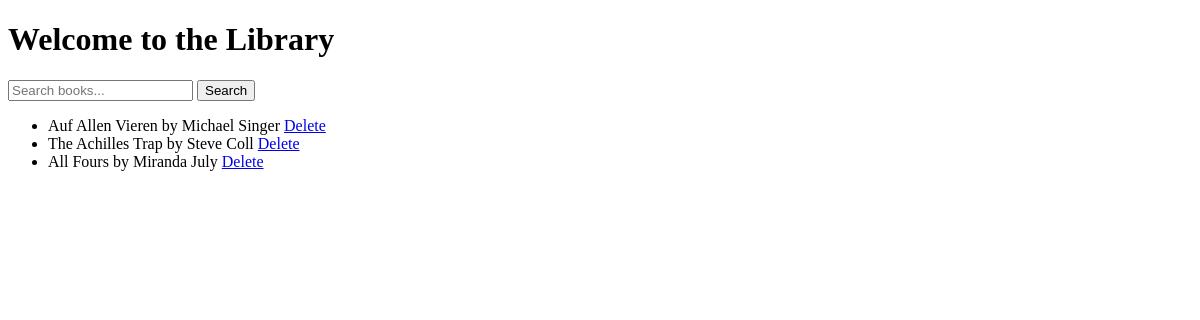
Before: / with the older database file.
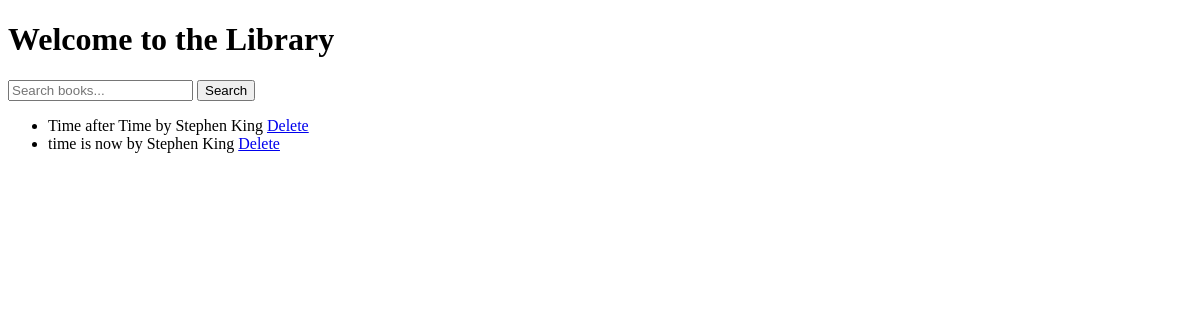
After: the same page with the newer database file.
### data_models.py (models this page shows, shortened)
class Book(db.Model):
    __tablename__ = 'books'
    id = db.Column(db.Integer, primary_key=True, autoincrement=True)
    isbn = db.Column(db.String(13), unique=True, nullable=False)
    title = db.Column(db.String(200), nullable=False)
    publication_year = db.Column(db.Integer, nullable=True)
    author_id = db.Column(db.Integer, db.ForeignKey('authors.id'), nullable=False)
    author = db.relationship('Author', backref='books', lazy=True)

class Author(db.Model):
    __tablename__ = 'authors'
    id = db.Column(db.Integer, primary_key=True, autoincrement=True)
    name = db.Column(db.String(100), nullable=False)
    birth_date = db.Column(db.Date, nullable=True)
    date_of_death = db.Column(db.Date, nullable=True)

### app.py (the view)
@app.route('/')
def home():
    books = Book.query.all()
    return render_template('home.html', books=books)

### templates/home.html (shortened to what this page needs)
<!DOCTYPE html>
<html lang="en">
<head>
</head>
<body>
    <h1>Welcome to the Library</h1>
    <form method="GET" action="{{ url_for('search_books') }}">
        <input type="text" name="search_query" placeholder="Search books..." required>
        <button type="submit">Search</button>
    </form>
    {% if books %}
        <ul>
            {% for book in books %}
                <li>
                    {{ book.title }} by {{ book.author.name }}
                    <a href="{{ url_for('delete_book', book_id=book.id) }}">Delete</a>
                </li>
            {% endfor %}
        </ul>
    {% else %}
        <p>No books found.</p>
    {% endif %}
</body>
</html>

Changed rows visible on the page:
removed Book: title "All Fours", author.name "Miranda July"
changed Book: title "Auf Allen Vieren" → "Time after Time"; author.name "Michael Singer" → "Stephen King"
changed Book: title "The Achilles Trap" → "time is now"; author.name "Steve Coll" → "Stephen King"
